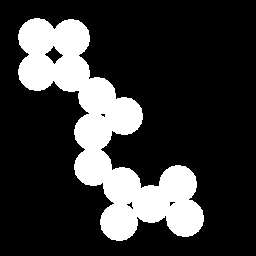
#> input picture bweuler/example1.png, 256 x 256 px, found by its file name
$ python main.py
#> lines starting #> are read from the running program, lines starting #| are printed output that depends on the picture; after the words box and inside, x2 and y2 are one past the last pixel; in counts of white or black regions, pixels touching at a corner belong together
### bweuler/images.py
import numpy as np
import matplotlib.pyplot as plt


def to_2d(b):
    copy = np.zeros((b.shape[0], b.shape[1])).astype(int)
    for y in range(b.shape[0]):
        for x in range(b.shape[1]):
            copy[y, x] = b[y, x].mean()
    return copy


images = [
    [
        [0, 0, 0, 0, 0, 0, 0, 0, 0, 1, 0, 1, 1, 0, 0, 0, 0, 0],
        [0, 0, 0, 0, 0, 0, 0, 0, 1, 1, 1, 1, 0, 0, 0, 0, 0, 0],
        [0, 0, 0, 0, 0, 0, 0, 0, 1, 1, 1, 0, 0, 0, 0, 0, 0, 0],
        [0, 0, 0, 0, 0, 0, 0, 0, 1, 1, 1, 0, 0, 0, 0, 0, 0, 0],
        [0, 0, 0, 0, 0, 0, 1, 1, 1, 1, 1, 1, 0, 0, 0, 0, 0, 0],
        [0, 0, 0, 0, 0, 0, 1, 1, 1, 1, 1, 1, 1, 1, 1, 1, 1, 0],
        [0, 0, 0, 0, 0, 0, 1, 1, 1, 1, 1, 1, 1, 1, 1, 1, 1, 0],
        [1, 0, 1, 0, 0, 1, 1, 0, 1, 1, 0, 0, 1, 1, 1, 1, 1, 0],
        [0, 1, 1, 1, 1, 1, 1, 1, 0, 1, 1, 0, 0, 0, 1, 1, 1, 1],
        [0, 1, 1, 0, 0, 1, 1, 1, 0, 0, 0, 0, 0, 0, 0, 0, 1, 1],
    ],
    [
        [0, 1, 0, 1, 0, 1, 0, 1, 0, 1, 0, 1],
        [1, 0, 1, 0, 1, 0, 1, 0, 1, 0, 1, 0],
        [0, 1, 0, 1, 0, 1, 0, 1, 0, 1, 0, 1],
        [1, 0, 1, 0, 1, 0, 1, 0, 1, 0, 1, 0],
        [0, 1, 0, 1, 0, 1, 0, 1, 0, 1, 0, 1],
        [1, 0, 1, 0, 1, 0, 1, 0, 1, 0, 1, 0],
    ],
    [
        [1, 1, 0, 1, 1, 1, 0, 1, 1, 1, 1, 1, 0, 0],
        [1, 0, 0, 1, 0, 1, 0, 1, 0, 0, 1, 1, 0, 0],
        [1, 0, 0, 1, 0, 1, 0, 1, 1, 1, 1, 0, 1, 1],
        [1, 0, 0, 1, 1, 1, 0, 1, 1, 0, 0, 1, 0, 0],
        [1, 0, 0, 1, 1, 1, 0, 1, 1, 1, 1, 1, 0, 0],
        [1, 0, 0, 1, 1, 1, 0, 1, 1, 1, 0, 1, 0, 0],
        [1, 0, 0, 1, 1, 1, 0, 1, 1, 1, 0, 1, 0, 0],
        [1, 0, 0, 1, 1, 1, 0, 0, 1, 1, 0, 1, 0, 0],
        [1, 0, 1, 0, 1, 1, 0, 0, 0, 0, 1, 0, 0, 0],
        [1, 1, 0, 0, 1, 1, 0, 1, 1, 1, 0, 1, 0, 0],
    ]
]

file = to_2d(plt.imread("bweuler/example1.png"))
#> in to_2d, `copy = np.zeros((b.shape[0], b.shape[1])).astype(int)`: copy: shape (256, 256) int64; every value is 0
#> after the loop in to_2d, `for y in range(b.shape[0]):`: copy: shape (256, 256) int64; values 0 (black) and 1 (white), 21.6% white; 1 white region, box (x1, y1, x2, y2) and area: (18, 18, 204, 241) 14134

### bweuler/ready.py
import numpy as np
from skimage.measure import euler_number as eul_num, label


def ready_euler_number(image, conn: int) -> tuple:
    image = np.pad(image, 1)
    en = eul_num(image, connectivity=conn)
    amount = label(image, connectivity=conn).max()
    holes = amount - en

    return en, amount, holes


def invert_binary(b):
    return np.logical_not(b)


def my_euler_number(image, conn: int) -> tuple:
    image = np.pad(image, 1)
    amount = label(image, connectivity=conn).max()
    inverted = invert_binary(image)
    holes = label(inverted, connectivity=(2 if conn == 1 else 1)).max() - 1

    return amount - holes, amount, holes

### bweuler/main.py
import numpy as np
import matplotlib.pyplot as plt
from skimage.measure import label

from bweuler import (
    ready_euler_number as ready_en,
    my_euler_number as my_en,
    invert_binary,
    images, file
)


def show_en(img, ngh: int = 4):
    if ngh not in (4, 8):
        raise Exception("Neighbours must be equal 4 or 8")

    img_pad = np.pad(img, 1)
    conn = 1 if ngh == 4 else 2

    en_r, f_r, d_r = ready_en(img_pad, conn)
    en_m, f_m, d_m = my_en(img_pad, conn)

    plt.title(
        f"Neighbours: {ngh}\n"
        f"Ready: euler_number = {f_r} - {d_r} = {en_r}\n"
        f"My: euler_number = {f_m} - {d_m} = {en_m}\n"
    )
    plt.axis('off')

    plt.subplot(1, 3, 1)
    plt.imshow(img_pad, cmap=plt.cm.gray)
    plt.title("Binary")

    plt.subplot(1, 3, 2)
    plt.imshow(label(img_pad, connectivity=conn))
    plt.title("Labeled")

    plt.subplot(1, 3, 3)
    plt.imshow(label(invert_binary(img_pad), connectivity=(2 if conn == 1 else 1)))
    plt.title("Inverted labeled")

    plt.show()
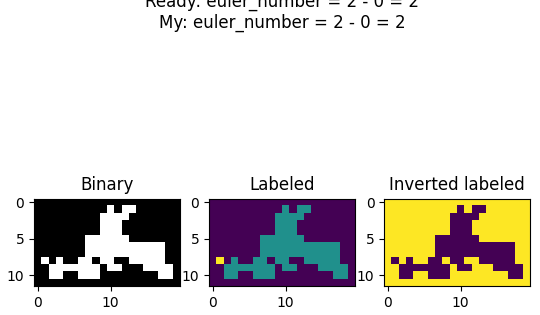
#> figure drawn by matplotlib, 3 panels


image = np.array(images[0])
show_en(image, 4)
